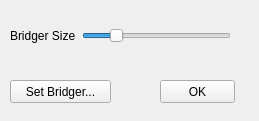
<?xml version="1.0" encoding="UTF-8"?>
<ui version="4.0">
 <class>BindingMeshPanel</class>
 <widget class="QWidget" name="BindingMeshPanel">
  <property name="geometry">
   <rect>
    <x>0</x>
    <y>0</y>
    <width>259</width>
    <height>121</height>
   </rect>
  </property>
  <property name="windowTitle">
   <string>Form</string>
  </property>
  <widget class="QPushButton" name="okButton">
   <property name="geometry">
    <rect>
     <x>160</x>
     <y>80</y>
     <width>75</width>
     <height>23</height>
    </rect>
   </property>
   <property name="text">
    <string>OK</string>
   </property>
  </widget>
  <widget class="QPushButton" name="bridgerPanelButton">
   <property name="geometry">
    <rect>
     <x>10</x>
     <y>80</y>
     <width>101</width>
     <height>23</height>
    </rect>
   </property>
   <property name="text">
    <string>Set Bridger...</string>
   </property>
   <property name="checkable">
    <bool>true</bool>
   </property>
  </widget>
  <widget class="QWidget" name="horizontalLayoutWidget">
   <property name="geometry">
    <rect>
     <x>10</x>
     <y>10</y>
     <width>221</width>
     <height>51</height>
    </rect>
   </property>
   <layout class="QHBoxLayout" name="horizontalLayout">
    <item>
     <widget class="QLabel" name="sizeLabel">
      <property name="text">
       <string>Bridger Size</string>
      </property>
     </widget>
    </item>
    <item>
     <widget class="QSlider" name="sizeSlider">
      <property name="value">
       <number>20</number>
      </property>
      <property name="orientation">
       <enum>Qt::Horizontal</enum>
      </property>
     </widget>
    </item>
   </layout>
  </widget>
 </widget>
 <resources/>
 <connections/>
</ui>
